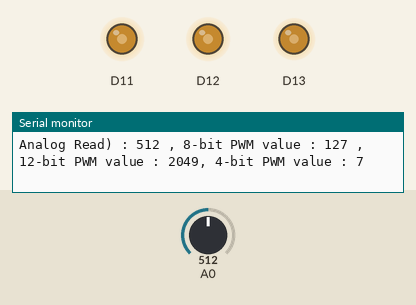
Simulated run of this sketch. Board: Arduino Due. On the bench: output pins drawn as LEDs (lit = HIGH), the last lines printed to the serial monitor. The test bench sets the inputs (shaded band); at power-on: A0 = 512.

Above: at 1.2 s.
1.3 s: A0 set to 4
At 2.5 s:
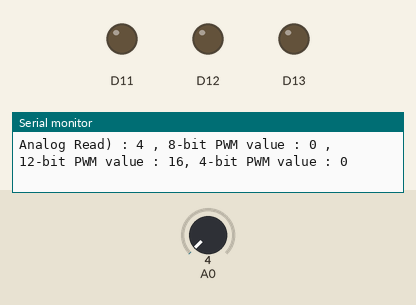
2.8 s: A0 set to 1
4.3 s: A0 set to 122
At 4.9 s:
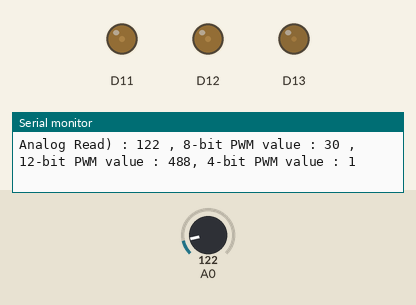
5.8 s: A0 set to 716
At 6.1 s:
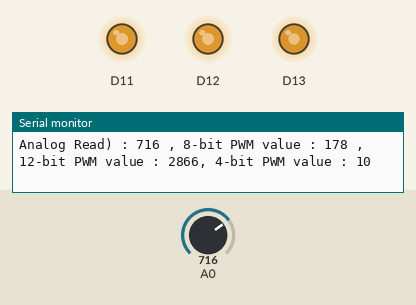
7.3 s: A0 set to 900
At 8.5 s:
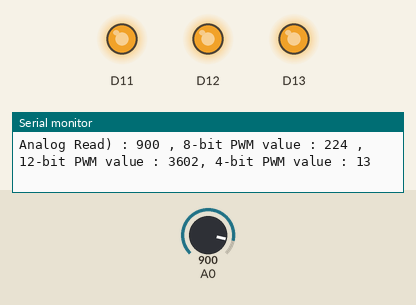
8.8 s: A0 set to 0
At 9.5 s:
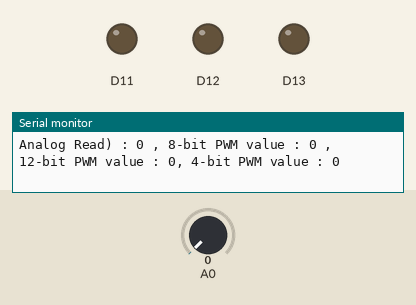
Timing chart, 0 to 11.3 s (numbered marks = the images above; inputs shaded):
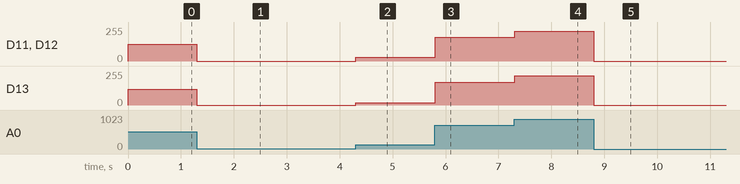

Measured:
- after the input at 1.3 s, D11, D12: 127/255 → 0/255 at once; D13: 119/255 → 0/255 at once
- after the input at 4.3 s, D11, D12: 0/255 → 30/255 at once; D13: 0/255 → 17/255 at once
- after the input at 5.8 s, D11, D12: 30/255 → 178/255 at once; D13: 17/255 → 170/255 at once
- after the input at 7.3 s, D11, D12: 178/255 → 224/255 at once; D13: 170/255 → 221/255 at once
- after the input at 8.8 s, D11, D12: 224/255 → 0/255 at once; D13: 221/255 → 0/255 at once

The sketch:

sketch_apr07a.ino
```cpp
void setup() {
  // open a serial connection
  Serial.begin(9600);
  // make our digital pin an output
  pinMode(11, OUTPUT);
  pinMode(12, OUTPUT);
  pinMode(13, OUTPUT);
}

void loop() {
  // read the input on A0 and map it to a PWM pin
  // with an attached LED
  int sensorVal = analogRead(A0);
  Serial.print("Analog Read) : ");
  Serial.print(sensorVal);

  // the default PWM resolution
  analogWriteResolution(8);
  analogWrite(11, map(sensorVal, 0, 1023, 0, 255));
  Serial.print(" , 8-bit PWM value : ");
  Serial.print(map(sensorVal, 0, 1023, 0, 255));

  // change the PWM resolution to 12 bits
  // the full 12 bit resolution is only supported
  // on the Due
  analogWriteResolution(12);
  analogWrite(12, map(sensorVal, 0, 1023, 0, 4095));
  Serial.print(" , 12-bit PWM value : ");
  Serial.print(map(sensorVal, 0, 1023, 0, 4095));

  // change the PWM resolution to 4 bits
  analogWriteResolution(4);
  analogWrite(13, map(sensorVal, 0, 1023, 0, 15));
  Serial.print(", 4-bit PWM value : ");
  Serial.println(map(sensorVal, 0, 1023, 0, 15));

  delay(5);
}
```
